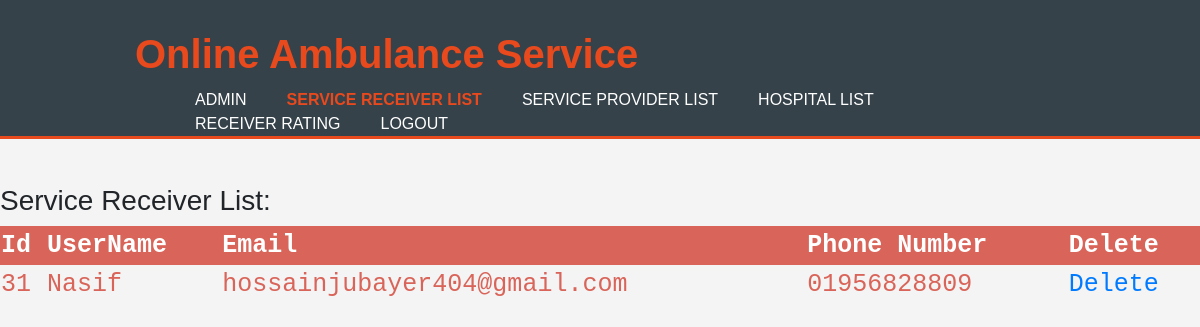
Screenshot of /admin_receiver_list.php with the database file from the repository.
### tables this page shows
CREATE TABLE `service_recipient` (
  `id` int(11) NOT NULL,
  `user_name` varchar(45) NOT NULL,
  `email` varchar(40) NOT NULL,
  `phone_number` varchar(30) NOT NULL,
  `password` varchar(30) NOT NULL,
  `verification_key` varchar(45) NOT NULL,
  `verified` tinyint(4) NOT NULL DEFAULT '0',
  `create_date` timestamp(6) NOT NULL DEFAULT CURRENT_TIMESTAMP
);

### admin_receiver_list.php (the view, shortened to what this page needs)
<?php require_once("connection.php");?>
<!DOCTYPE html>
<html>
<head>
	<link rel="stylesheet" href="https://stackpath.bootstrapcdn.com/bootstrap/4.4.0/css/bootstrap.min.css">
	<link rel="stylesheet" href="./CSS/style.css">
</head>
<body>
	<header>
		<div class="container">
			<div id="branding">
				<h1><span class="highlight">Online Ambulance Service</span></h1>
			</div>
			<nav>
					<ul>
						<li><a href="home_admin.php">Admin</a></li>
						<li class="current"><a href="admin_receiver_list.php">Service Receiver List</a></li>
						<li><a href="admin_provider_list.php">Service Provider List</a></li>
						<li><a href="admin_hospital_list.php">Hospital List</a></li>
						<li><a href="admin_rating_from_receiver.php">Receiver Rating</a></li>
						<li><a href="logout.php">Logout</a></li>
					</ul>
			</nav>
		</div>
	</header>
	<table>
		<tr>
			<th>Id</th>
			<th>UserName</th>
			<th>Email</th>
			<th>Phone Number</th>
			<th>Delete</th>
		</tr>
		<?php
			echo "<br/><br/>";
			echo "<h3>Service Receiver List:<br/></h3>";
			$query= "select * from service_recipient";
			$r= mysqli_query($conn,$query);
			$a=mysqli_num_rows($r);
			if($a>0){
				while($row=mysqli_fetch_array($r)){
					echo "<tr><td>".$row['id']."</td><td>".$row['user_name']."</td><td>".$row['email']."</td><td>".$row['phone_number']."</td><td><a href=admin_receiver_list_delete.php?id=".$row['id'].">Delete</a></td></tr>";
				}
				echo "</table>";
			}
			else{
				echo "0 result";
			}
		?>

### CSS/style.css (style rules this page uses)
body { font: 15px/1.5 Arial, Helvetica, sans-serif; padding:0; margin:0; background-color: #f4f4f4; }
.container { width:80%; margin:auto; overflow:hidden; }
header { background:#35424a; color:#ffffff; padding-top: 30px; min-height:70px; border-bottom: #e8491d 3px solid; }
header a { color:#ffffff; text-decoration: none; text-transform: uppercase; font-size:16px; }
header li { float:left; display:inline; padding:0 20px 0 20px; }
header .highlight, header .current a { color: #e8491d; font-weight:bold; }
header #branding h1 { float:left; }
header #branding h1 { margin:0; }
header nav { float:right; margin-top: 10px; }

### admin_receiver_list.php (style rules this page uses)
table { border-collapse: collapse; width:100%; color:#d96459; font-family: monospace; font-size: 25px; text-align:left; }
th { background-color:#d96459; color:white; }

### rows the page displays
service_recipient: id "31", user_name "Nasif", email "hossainjubayer404@gmail.com", phone_number "01956828809"
